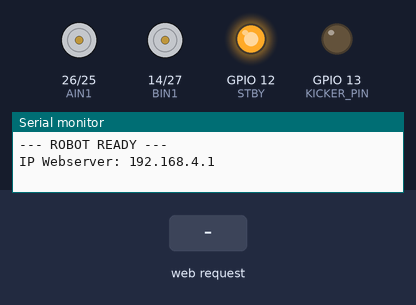
Bench run of a sketch on a simulated ESP32. Parts: motor-driver pin pairs drawn as motors (green arrow = first pin HIGH = forward, orange = second pin HIGH = backward, longer = more drive, scaled by the enable pin, stopped while the standby pin is LOW), output pins drawn as LEDs (lit = HIGH), the last lines printed to the serial monitor. The test bench sets the inputs (shaded band).

Above: at 1.2 s.
1.3 s: HTTP request GET /move?dir=F received
At 1.8 s:
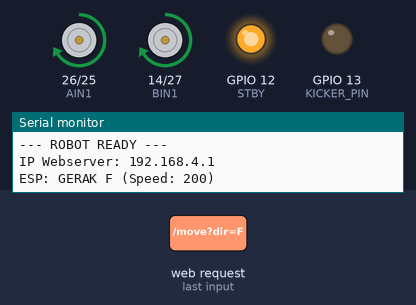
2.8 s: HTTP request GET /move?dir=B received
At 4.0 s:
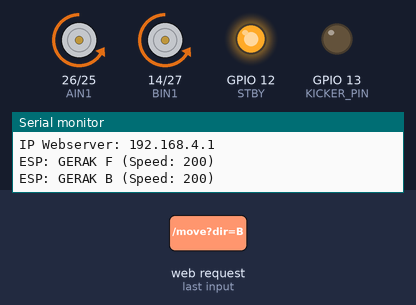
4.3 s: HTTP request GET /move?dir=L received
At 5.3 s:
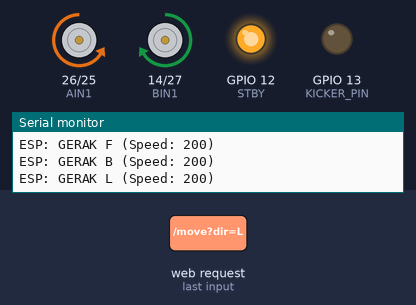
5.8 s: HTTP request GET /move?dir=R received
At 6.4 s:
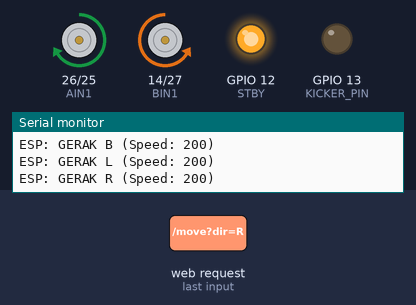
7.3 s: HTTP request GET /move?dir=1 received
At 7.6 s:
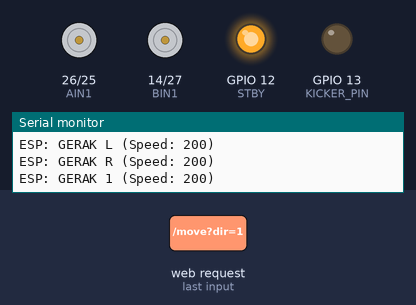
8.8 s: HTTP request GET /kick?dir=1&state=1&val=1 received
At 9.9 s:
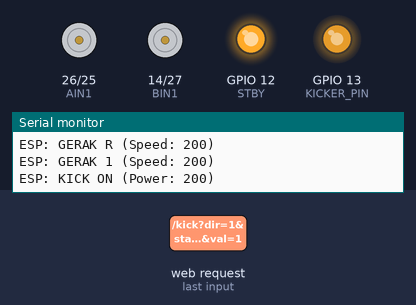
Timing chart, 0 to 11.3 s (numbered marks = the images above; inputs shaded):
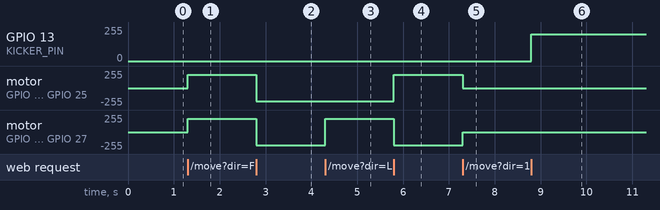

Measured:
- after the input at 1.3 s, motor on GPIO 26 (AIN1) / GPIO 25 (AIN2), motor on GPIO 14 (BIN1) / GPIO 27 (BIN2): stopped → forward 199/255 at once
- after the input at 2.8 s, motor on GPIO 26 (AIN1) / GPIO 25 (AIN2), motor on GPIO 14 (BIN1) / GPIO 27 (BIN2): forward 199/255 → backward 199/255 at once
- after the input at 4.3 s, motor on GPIO 14 (BIN1) / GPIO 27 (BIN2): backward 199/255 → forward 199/255 at once
- after the input at 5.8 s, motor on GPIO 26 (AIN1) / GPIO 25 (AIN2): backward 199/255 → forward 199/255 at once; motor on GPIO 14 (BIN1) / GPIO 27 (BIN2): forward 199/255 → backward 199/255 at once
- after the input at 7.3 s, motor on GPIO 26 (AIN1) / GPIO 25 (AIN2): forward 199/255 → stopped at once; motor on GPIO 14 (BIN1) / GPIO 27 (BIN2): backward 199/255 → stopped at once
- after the input at 8.8 s, GPIO 13 (KICKER_PIN): 0/255 → 199/255 at once

The sketch:

CrevoBot_ESP32_WebController_DebugMode.ino
```cpp
#include <Arduino.h>
#include <WiFi.h>
#include <AsyncTCP.h>
#include <ESPAsyncWebServer.h>
#define AIN1 26
#define AIN2 25
#define PWMA 33
#define BIN1 14
#define BIN2 27
#define PWMB 32
#define STBY 12
#define KICKER_PIN 13
const char* ssid = "CrevoBot";
const char* password = "12345678";
AsyncWebServer server(80);
int motorSpeed = 200;
int kickerPower = 200;
const int freq = 30000;
const int pwmChannelA = 0;
const int pwmChannelB = 1;
const int pwmChannelKick = 2;
const int resolution = 8;
const char index_html[] PROGMEM = R"rawliteral(
<!DOCTYPE html>
<html>
<head>
  <meta charset="utf-8">
  <meta name="viewport" content="width=device-width, initial-scale=1, maximum-scale=1, user-scalable=no">
  <meta name="apple-mobile-web-app-capable" content="yes">
  <meta name="mobile-web-app-capable" content="yes">
  <meta name="theme-color" content="#1a1a1a">
  <title>CrevoBot Controller</title>
  <style>
    body {
      background-color: #1a1a1a; color: white;
      font-family: 'Courier New', Courier, monospace;
      margin: 0; padding: 0;
      display: flex; height: 100vh; width: 100vw;
      overflow: hidden;
      user-select: none; -webkit-user-select: none;
      touch-action: none;
    }
    #fs-btn {
      position: absolute; top: 15px; left: 15px; z-index: 9999;
      background: rgba(255, 0, 0, 0.7);
      border: 2px solid white; border-radius: 8px;
      color: white; padding: 8px 12px;
      font-weight: bold; font-size: 14px;
      cursor: pointer;
    }
    .left-panel {
      width: 40%; height: 100%;
      display: flex; flex-direction: column;
      justify-content: center; align-items: center;
      border-right: 2px solid #444;
      background: #222;
    }
    .right-panel {
      width: 60%; height: 100%;
      display: flex; justify-content: center; align-items: center;
      background: #1a1a1a;
    }
    .slider-box { width: 90%; text-align: center; margin-bottom: 20px; }
    input[type=range] { width: 100%; height: 20px; accent-color: #00cec9; cursor: pointer; }
    label { font-size: 16px; color: #00cec9; font-weight: bold; display: block; margin-bottom: 5px; }
    .kick-btn {
      width: 90%; height: 80px;
      background: #c0392b; border: 2px solid white; border-radius: 12px;
      color: white; font-size: 24px; font-weight: bold;
      box-shadow: 0 6px #7f261d; cursor: pointer;
      margin-top: 10px;
    }
    .kick-btn:active, .kick-btn.active {
      transform: translateY(4px); box-shadow: 0 2px #7f261d; background: #e74c3c;
    }
    .d-pad {
      display: grid;
      grid-template-columns: 90px 90px 90px;
      grid-template-rows: 90px 90px 90px;
      gap: 15px;
    }
    .btn {
      width: 100%; height: 100%;
      background: #27ae60; border: none; border-radius: 50%;
      color: white; font-size: 35px;
      box-shadow: 0 6px #1e8449; cursor: pointer;
      display: flex; justify-content: center; align-items: center;
    }
    .btn:active, .btn.active {
      transform: scale(0.95); box-shadow: 0 2px #1e8449; background: #2ecc71;
    }
    .btn-stop {
      background: #f39c12; border-radius: 12px; /* Kotak */
      font-size: 20px; font-weight: bold; box-shadow: 0 6px #d68910;
    }
    .btn-stop:active { background: #f1c40f; box-shadow: 0 2px #d68910; }
    #debug-box {
      position: absolute; bottom: 5px; left: 5px; z-index: 100;
      font-size: 12px; color: yellow; pointer-events: none;
      background: rgba(0,0,0,0.6); padding: 4px 8px; border-radius: 4px;
    }
    #rotate-msg { display: none; }
    @media screen and (orientation: portrait) {
      #rotate-msg {
        display: flex; position: fixed; top:0; left:0; width:100%; height:100%;
        background: black; z-index:10000;
        justify-content:center; align-items:center; flex-direction: column;
        color: white; text-align: center;
      }
      .left-panel, .right-panel, #fs-btn { display: none; }
    }
  </style>
</head>
<body>
  <div id="rotate-msg"><h1>⚠️</h1><h2>PYE TO BOSSS</h2><p>Landscape Penak ki lhoo</p></div>
  <button id="fs-btn" onclick="toggleFullScreen()">&#x26F6; FULLSCREEN</button>
  <div id="debug-box">Status: READY</div>
  <div class="left-panel">
    <div class="slider-box">
      <label>PWM MOTOR: <span id="speedVal">200</span></label>
      <input type="range" min="0" max="255" value="200" oninput="setVal('Speed', this.value)">
    </div>
    <div class="slider-box">
      <label>PWM KICKER: <span id="kickVal">200</span></label>
      <input type="range" min="0" max="255" value="200" oninput="setVal('KickPower', this.value)">
    </div>
    <button class="kick-btn"
            onpointerdown="sendKick('1', this)"
            onpointerup="sendKick('0', this)"
            onpointerleave="sendKick('0', this)">TENDANGG NDASEE</button>
  </div>
  <div class="right-panel">
    <div class="d-pad">
      <div></div>
      <button class="btn" onpointerdown="move('F', this)" onpointerup="stop(this)" onpointerleave="stop(this)">&#9650;</button>
      <div></div>
      <button class="btn" onpointerdown="move('L', this)" onpointerup="stop(this)" onpointerleave="stop(this)">&#9664;</button>
      <button class="btn btn-stop" onpointerdown="stop(this)">STOP</button>
      <button class="btn" onpointerdown="move('R', this)" onpointerup="stop(this)" onpointerleave="stop(this)">&#9654;</button>
      <div></div>
      <button class="btn" onpointerdown="move('B', this)" onpointerup="stop(this)" onpointerleave="stop(this)">&#9660;</button>
      <div></div>
    </div>
  </div>
<script>
  document.addEventListener('contextmenu', event => event.preventDefault());
  function log(msg) {
    document.getElementById('debug-box').innerText = "Last Action: " + msg;
  }
  function toggleFullScreen() {
    var doc = window.document;
    var docEl = doc.documentElement;
    var requestFullScreen = docEl.requestFullscreen || docEl.mozRequestFullScreen || docEl.webkitRequestFullScreen;
    if(!doc.fullscreenElement && requestFullScreen) {
      requestFullScreen.call(docEl);
      document.getElementById('fs-btn').style.display = 'none'; // Sembunyikan tombol setelah aktif
    }
  }
  var lastRequest = 0;
  function sendReq(url, instant) {
    var now = Date.now();
    if (!instant && (now - lastRequest < 30)) return;
    lastRequest = now;
    var xhr = new XMLHttpRequest();
    xhr.open("GET", url, true);
    xhr.send();
  }
  function move(dir, btn) {
    btn.setPointerCapture(event.pointerId);
    btn.classList.add('active');
    log("MOVE " + dir);
    sendReq("/move?dir=" + dir, true); // True = prioritas tinggi
  }
  function stop(btn) {
    if(btn) btn.classList.remove('active');
    log("STOP");
    sendReq("/move?dir=S", true);
  }
  function sendKick(state, btn) {
    if(state == '1') {
      btn.setPointerCapture(event.pointerId);
      btn.classList.add('active');
      log("KICK ON");
    } else {
      btn.classList.remove('active');
      log("KICK OFF");
    }
    sendReq("/kick?state=" + state, true);
  }
  function setVal(type, val) {
    if(type == 'Speed') document.getElementById('speedVal').innerText = val;
    if(type == 'KickPower') document.getElementById('kickVal').innerText = val;
    sendReq("/set" + type + "?val=" + val, false);
  }
</script>
</body>
</html>
)rawliteral";

void stopRobot() {
  Serial.println("ESP: STOP");
  digitalWrite(AIN1, LOW); digitalWrite(AIN2, LOW);
  digitalWrite(BIN1, LOW); digitalWrite(BIN2, LOW);
  ledcWrite(pwmChannelA, 0); ledcWrite(pwmChannelB, 0);
}

void moveRobot(String dir) {
  Serial.printf("ESP: GERAK %s (Speed: %d)\n", dir.c_str(), motorSpeed);
  int a1 = LOW, a2 = LOW, b1 = LOW, b2 = LOW;

  if (dir == "F") { a1=HIGH; a2=LOW; b1=HIGH; b2=LOW; }
  else if (dir == "B") { a1=LOW; a2=HIGH; b1=LOW; b2=HIGH; }
  else if (dir == "L") { a1=LOW; a2=HIGH; b1=HIGH; b2=LOW; }
  else if (dir == "R") { a1=HIGH; a2=LOW; b1=LOW; b2=HIGH; }

  digitalWrite(AIN1, a1); digitalWrite(AIN2, a2);
  digitalWrite(BIN1, b1); digitalWrite(BIN2, b2);
  ledcWrite(pwmChannelA, motorSpeed);
  ledcWrite(pwmChannelB, motorSpeed);
}

void setup() {
  Serial.begin(115200);

  pinMode(AIN1, OUTPUT); pinMode(AIN2, OUTPUT);
  pinMode(BIN1, OUTPUT); pinMode(BIN2, OUTPUT);
  pinMode(STBY, OUTPUT); pinMode(KICKER_PIN, OUTPUT);
  digitalWrite(STBY, HIGH);

  ledcSetup(pwmChannelA, freq, resolution);
  ledcSetup(pwmChannelB, freq, resolution);
  ledcSetup(pwmChannelKick, freq, resolution);
  ledcAttachPin(PWMA, pwmChannelA);
  ledcAttachPin(PWMB, pwmChannelB);
  ledcAttachPin(KICKER_PIN, pwmChannelKick);

  WiFi.softAP(ssid, password);
  Serial.println("\n--- ROBOT READY ---");
  Serial.print("IP Webserver: "); Serial.println(WiFi.softAPIP());
  server.on("/", HTTP_GET, [](AsyncWebServerRequest *request){
    request->send_P(200, "text/html", index_html);
  });
  server.on("/move", HTTP_GET, [](AsyncWebServerRequest *request){
    if (request->hasParam("dir")) {
      String dir = request->getParam("dir")->value();
      if (dir == "S") stopRobot();
      else moveRobot(dir);
    }
    request->send(200, "text/plain", "OK");
  });
  server.on("/kick", HTTP_GET, [](AsyncWebServerRequest *request){
    if (request->hasParam("state")) {
      String state = request->getParam("state")->value();
      if(state == "1") {
        ledcWrite(pwmChannelKick, kickerPower);
        Serial.printf("ESP: KICK ON (Power: %d)\n", kickerPower);
      } else {
        ledcWrite(pwmChannelKick, 0);
        Serial.println("ESP: KICK OFF");
      }
    }
    request->send(200, "text/plain", "OK");
  });
  server.on("/setSpeed", HTTP_GET, [](AsyncWebServerRequest *request){
    if (request->hasParam("val")) {
      motorSpeed = request->getParam("val")->value().toInt();
      Serial.printf("ESP: Set Speed -> %d\n", motorSpeed);
    }
    request->send(200, "text/plain", "OK");
  });
  server.on("/setKickPower", HTTP_GET, [](AsyncWebServerRequest *request){
    if (request->hasParam("val")) {
      kickerPower = request->getParam("val")->value().toInt();
      Serial.printf("ESP: Set Kick Power -> %d\n", kickerPower);
    }
    request->send(200, "text/plain", "OK");
  });
  server.begin();
}
void loop() {}
```
